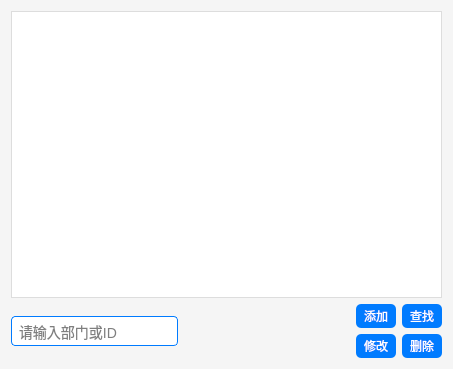
<?xml version="1.0" encoding="UTF-8"?>
<ui version="4.0">
 <class>DepartmentView</class>
 <widget class="QWidget" name="DepartmentView">
  <property name="geometry">
   <rect>
    <x>0</x>
    <y>0</y>
    <width>453</width>
    <height>369</height>
   </rect>
  </property>
  <property name="windowTitle">
   <string>科室管理</string>
  </property>
  <property name="styleSheet">
   <string notr="true">/* 界面背景颜色 */
QWidget#DepartmentView {
    background-color: #F5F5F5;  /* 浅灰色背景 */
}

/* 表格样式 */
QTableView {
    background-color: #FFFFFF;  /* 表格背景色为白色 */
    border: 1px solid #DDDDDD;  /* 边框为浅灰色 */
    selection-background-color: #007BFF; /* 选中行背景为蓝色 */
    font-size: 12px;            /* 字体大小 */
}

/* 表格头部样式 */
QTableView::horizontalHeader {
    background-color: #007BFF;  /* 头部背景色为蓝色 */
    color: white;               /* 白色字体 */
}

/* 表格单元格的选中效果 */
QTableView::item:selected {
    background-color: #ADD8E6;  /* 选中单元格的背景色 */
}

/* 搜索框样式 */
QLineEdit#txtSearch {
    background-color: #FFFFFF;  /* 白色背景 */
    border: 1px solid #007BFF;  /* 蓝色边框 */
    border-radius: 4px;         /* 圆角 */
    padding: 5px;               /* 内边距 */
    font-size: 14px;            /* 字体大小 */
    min-width: 150px;           /* 最小宽度 */
}

/* 按钮通用样式 */
QPushButton {
    background-color: #007BFF;  /* 蓝色背景 */
    color: white;               /* 白色字体 */
    border: none;               /* 无边框 */
    border-radius: 5px;         /* 圆角 */
    padding: 3px 8px;           /* 内边距 */
    font-size: 12px;            /* 字体大小 */
}

/* 按钮悬停样式 */
QPushButton:hover {
    background-color: #0056B3;  /* 深蓝色背景 */
}

/* 按钮按下样式 */
QPushButton:pressed {
    background-color: #003F7F;  /* 更深的蓝色背景 */
}

/* 按钮图标对齐方式 */
QPushButton {
    text-align: left;           /* 文本靠左 */
    icon-size: 16px 16px;       /* 图标大小 */
}
</string>
  </property>
  <layout class="QGridLayout" name="gridLayout_2">
   <item row="0" column="0" colspan="3">
    <widget class="QTableView" name="tableView"/>
   </item>
   <item row="1" column="0">
    <widget class="QLineEdit" name="txtSearch">
     <property name="placeholderText">
      <string>请输入部门或ID</string>
     </property>
    </widget>
   </item>
   <item row="1" column="1">
    <spacer name="horizontalSpacer">
     <property name="orientation">
      <enum>Qt::Orientation::Horizontal</enum>
     </property>
     <property name="sizeHint" stdset="0">
      <size>
       <width>130</width>
       <height>20</height>
      </size>
     </property>
    </spacer>
   </item>
   <item row="1" column="2">
    <layout class="QGridLayout" name="gridLayout">
     <item row="0" column="0">
      <widget class="QPushButton" name="btAdd">
       <property name="text">
        <string>添加</string>
       </property>
       <property name="icon">
        <iconset>
         <normaloff>img/Add.png</normaloff>img/Add.png</iconset>
       </property>
      </widget>
     </item>
     <item row="1" column="0">
      <widget class="QPushButton" name="btEdit">
       <property name="text">
        <string>修改</string>
       </property>
       <property name="icon">
        <iconset>
         <normaloff>img/Delete.png</normaloff>img/Delete.png</iconset>
       </property>
      </widget>
     </item>
     <item row="1" column="1">
      <widget class="QPushButton" name="btDelete">
       <property name="text">
        <string>删除</string>
       </property>
       <property name="icon">
        <iconset>
         <normaloff>img/Delete.png</normaloff>img/Delete.png</iconset>
       </property>
      </widget>
     </item>
     <item row="0" column="1">
      <widget class="QPushButton" name="btSearch">
       <property name="text">
        <string>查找</string>
       </property>
       <property name="icon">
        <iconset>
         <normaloff>img/Search.png</normaloff>img/Search.png</iconset>
       </property>
      </widget>
     </item>
    </layout>
   </item>
  </layout>
 </widget>
 <resources/>
 <connections/>
</ui>
